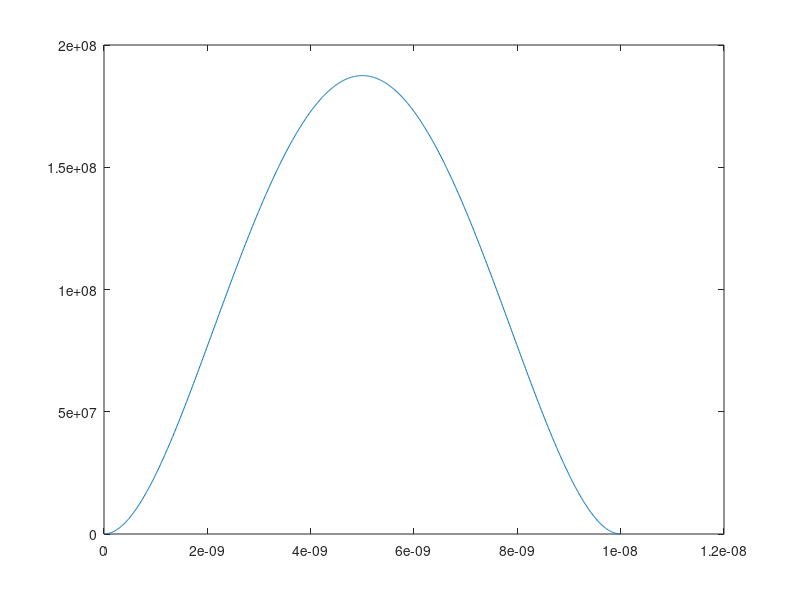
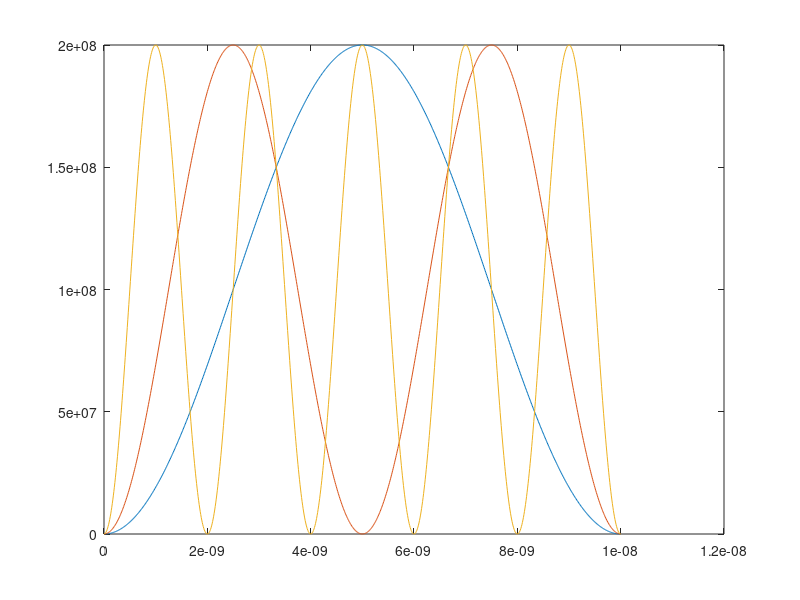
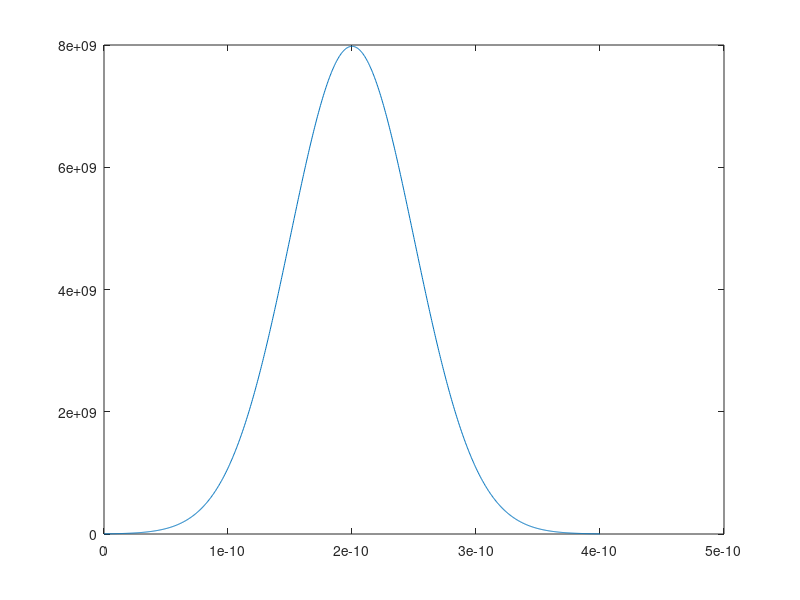

Write the MATLAB code that produced these figures, in order.
% Sidorian Pandovski
% ECE 235 
%
% a) Normalize each wave function
%
% b) Calculate the expectation values of position and position squared,
% and position uncertainty: <X>, <x^2>, and delX = sqrt(<x^2> - <x>^2)
%
% c) plot the probability density versus the positon. assume the particle
% is an electron of mass m = 9.1 E-31 kg. for test wave functions 1 and 2
% assume L = 10 nm, for the third wave function, assume sigma = 1 angstrom,
% xNaught = 2 angstrom, and kNaught = 2 E9 rads/m -> plot test functios 2
% for n = 1,2,5
%
% d) -> Homework 5
% e) -> Homework 5
%
% f) calculate the expectation values of momentum, momentum squared, and
% the moment of uncertainty: <p>, <p^2>, and delp = sqrt(<p^2>-<p>^2)
%
% test wave functions:
% 1) Psi(x,0) = Ax(x-L) where L is known. the particle is confined to the
% region [0,L] -> therefore zero outside this region
%
% 2) Psi(x,0) = Asin(n*pi*x/L) where n is an arbitrary positive integer and
% L is known. the particle is confined to the region [0,L] -> therefore
% zero outside this region
%
% 3) Psi(x,0) = Aexp[(-(x-xNaught)^2)/sigma^2 + i*kNaught*x] the particle
% can move in all 1D space

% Defining variables:

eMass   = 9.1E-31; % kilograms
L       = 10E-9; % meters
sigma   = 1E-10; % meters
x0      = 2E-10; % meters
k0      = 2E9;% radians/meter
n       = [1 2 5]; 

x = linspace(0, L, 1000);
x3 = linspace(x0-2*sigma, x0+2*sigma, 1000);

% Normalization values:

A1 = sqrt(30/L^5);
A2 = sqrt(2 / L);
A3 = (2 / (pi * sigma^2))^(1/4);

% Given wavefunctions:

Psi1 = A1 .* x .* (x-L);
Psi2 = A2 .* sin(((pi.*n')/L).*x);
Psi3 = A3 .* exp(((-(x3-x0).^2)/(sigma^2)) + (j * k0 .* x3));

figure;
plot(x, abs(Psi1).^2);
figure;
plot(x, abs(Psi2).^2);
figure;
plot(x3, abs(Psi3).^2);
